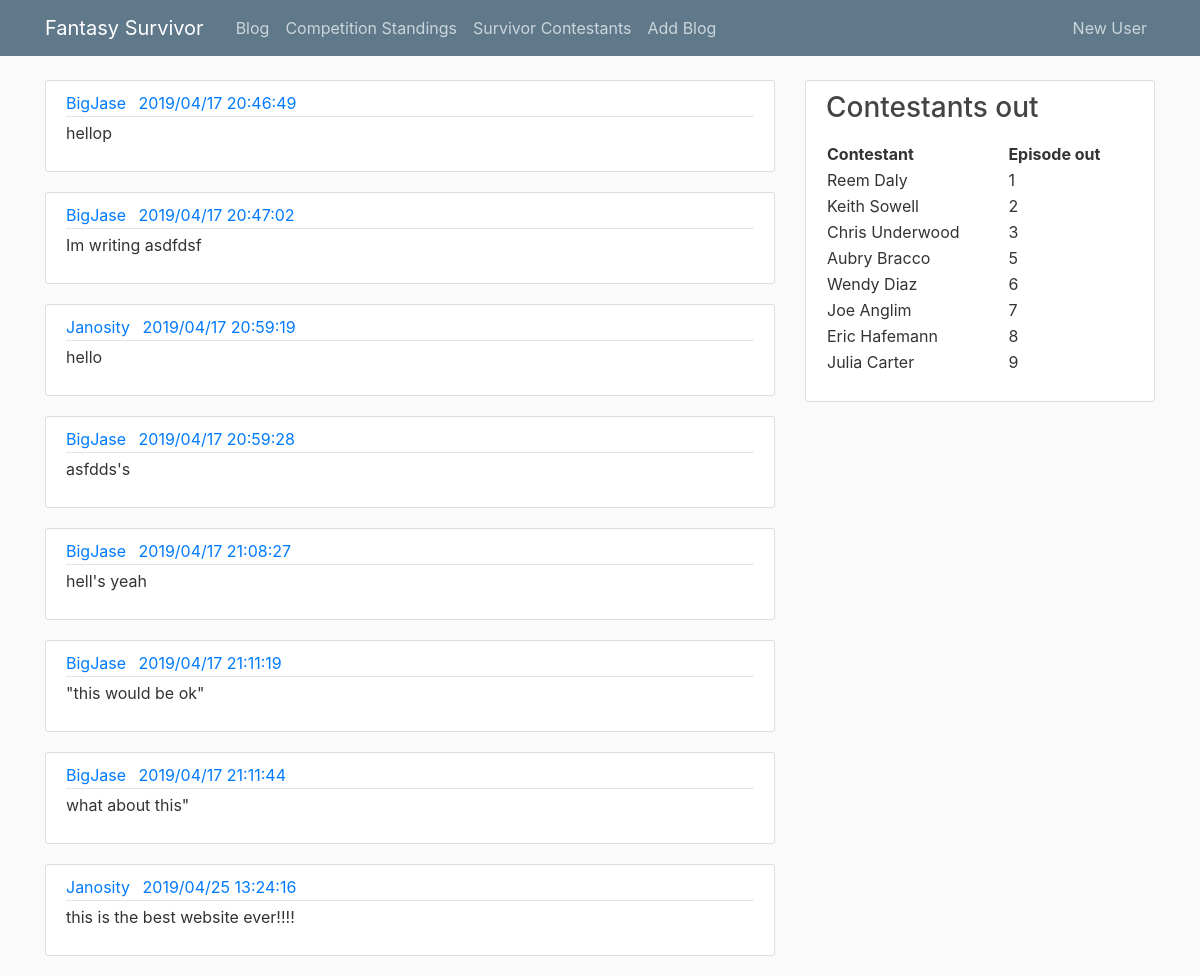
/blog, run on an earlier commit of the app's database.
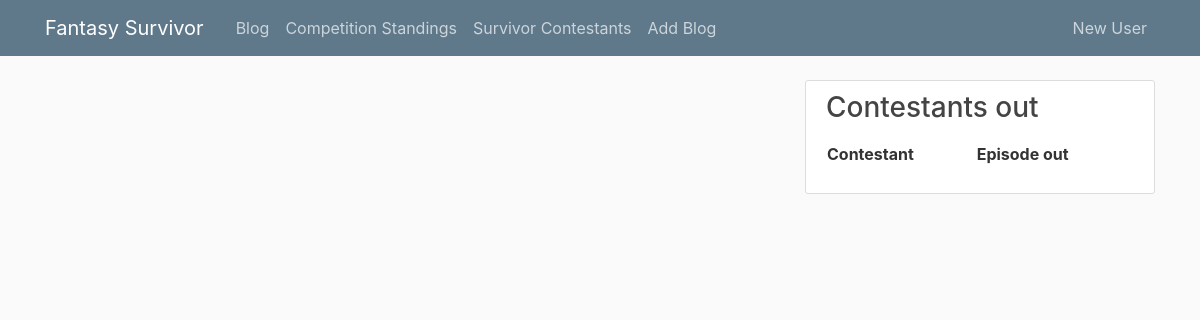
And on a later commit of the database.
### tables this page shows
CREATE TABLE Blog
(time_  DATETIME, 
user_nm varchar(255),
comp_nm varchar(255),
post varchar(255),
PRIMARY KEY (time_, user_nm, comp_nm),
constraint fk_user
    FOREIGN KEY (user_nm)
    REFERENCES CompUser(user_nm)
    on delete cascade,
constraint fk_comp
    FOREIGN KEY (comp_nm)
    references FantasyCompetition(comp_nm)
    on delete cascade
);

CREATE TABLE Contestant
(contestant_id INTEGER PRIMARY KEY AUTOINCREMENT, 
name varchar(255),
age INT,
sex char(15),
origin_town varchar(255),
season_no INT,
ep_no INT,
position_out INT,
foreign key (season_no) references Season,
foreign key (ep_no) references Episode
);

### survivorcomp.py (the view)
@app.route("/blog")
def blog():
    conn = sqlite3.connect('survivor.db')
    conn.row_factory = dict_factory
    c = conn.cursor()
    c.execute("SELECT * FROM Blog")
    blogs = c.fetchall()
    c.execute("SELECT * FROM CompUser")
    users = c.fetchall()
    return render_template('blog.html', posts=blogs)

### survivorcomp.py (called while the page is built)
def dict_factory(cursor, row):
    d = {}
    for idx, col in enumerate(cursor.description):
        d[col[0]] = row[idx]
    return d

@app.context_processor
def feed_layout():
    conn = sqlite3.connect('survivor.db')
    conn.row_factory = dict_factory
    c = conn.cursor()
    c.execute("SELECT name, ep_no \
        FROM contestant \
        Where ep_no is not Null \
        order by ep_no")
    out_cons = c.fetchall()
    return dict(out_cons=out_cons)

### templates/blog.html
{% extends "layout.html" %}
{% block content %}
    {% for post in posts %}
        <article class="media content-section">
          <div class="media-body">
            <div class="article-metadata">
              <a class="mr-2" href="#">{{ post.user_nm }}</a>
              <a class="mr-2" href='#'>{{ post.time_ }}</a>
            </div>
            <p class="article-content">{{ post.post }}</p>
          </div>
        </article>
    {% endfor %}
{% endblock content %}

### templates/layout.html (shortened to what this page needs)
<!DOCTYPE html>
<html>
<head>
    <link rel="stylesheet" href="https://maxcdn.bootstrapcdn.com/bootstrap/4.0.0/css/bootstrap.min.css">
    <link rel="stylesheet" type="text/css" href="{{ url_for('static', filename='main.css') }}">
</head>
<body>
    <header class="site-header">
      <nav class="navbar navbar-expand-md navbar-dark bg-steel fixed-top">
        <div class="container">
          <a class="navbar-brand mr-4" href="/">Fantasy Survivor</a>
          <div class="collapse navbar-collapse" id="navbarToggle">
            <div class="navbar-nav mr-auto">
              <a class="nav-item nav-link" href="{{ url_for('blog') }}">Blog</a>
              <a class="nav-item nav-link" href="{{ url_for('board') }}">Competition Standings</a>
              <a class="nav-item nav-link" href="{{ url_for('contestants') }}">Survivor Contestants</a>
              <a class="nav-item nav-link" href="{{ url_for('add_blog') }}">Add Blog</a>
            </div>
            <div class="navbar-nav">
              <a class="nav-item nav-link" href="{{ url_for('register') }}">New User</a>
            </div>
          </div>
        </div>
      </nav>
    </header>
    <main role="main" class="container">
      <div class="row">
        <div class="col-md-8">
          {% block content %}{% endblock %}
        </div>
        <div class="col-md-4">
          <div class="content-section">
            <h3>Contestants out</h3>
            <p class='text-muted'>
              <table style="width:100%">
                <tr>
                  <th>Contestant</th>
                  <th>Episode out</th>
                </tr>
                  {% for contestant in out_cons%}
                    <tr>
                      <td>{{ contestant['name'] }}</td>
                      <td>{{ contestant['ep_no'] }}</td>
                    </tr>
                  {% endfor %}
              </table>
            </p>
          </div>
        </div>
      </div>
    </main>
</body>
</html>

### static/main.css (style rules this page uses)
body { background: #fafafa; color: #333333; margin-top: 5rem; }
h1, h2, h3, h4, h5, h6 { color: #444444; }
.bg-steel { background-color: #5f788a; }
.site-header .navbar-nav .nav-link { color: #cbd5db; }
.content-section { background: #ffffff; padding: 10px 20px; border: 1px solid #dddddd; border-radius: 3px; margin-bottom: 20px; }

What changed in the data, as far as the page shows it:
removed Blog: user_nm "BigJase", time_ "2019/04/17 20:46:49", post "hellop"
removed Blog: user_nm "BigJase", time_ "2019/04/17 20:47:02", post "Im writing asdfdsf"
removed Blog: user_nm "Janosity", time_ "2019/04/17 20:59:19", post "hello"
removed Blog: user_nm "BigJase", time_ "2019/04/17 20:59:28", post "asfdds's"
removed Blog: user_nm "BigJase", time_ "2019/04/17 21:08:27", post "hell's yeah"
removed Blog: user_nm "BigJase", time_ "2019/04/17 21:11:19", post "\"this would be ok\""
removed Blog: user_nm "BigJase", time_ "2019/04/17 21:11:44", post "what about this\""
removed Blog: user_nm "Janosity", time_ "2019/04/25 13:24:16", post "this is the best website ever!!!!"
removed Contestant: name "Reem Daly", ep_no "1"
removed Contestant: name "Keith Sowell", ep_no "2"
removed Contestant: name "Chris Underwood", ep_no "3"
removed Contestant: name "Aubry Bracco", ep_no "5"
removed Contestant: name "Wendy Diaz", ep_no "6"
removed Contestant: name "Joe Anglim", ep_no "7"
removed Contestant: name "Eric Hafemann", ep_no "8"
removed Contestant: name "Julia Carter", ep_no "9"
